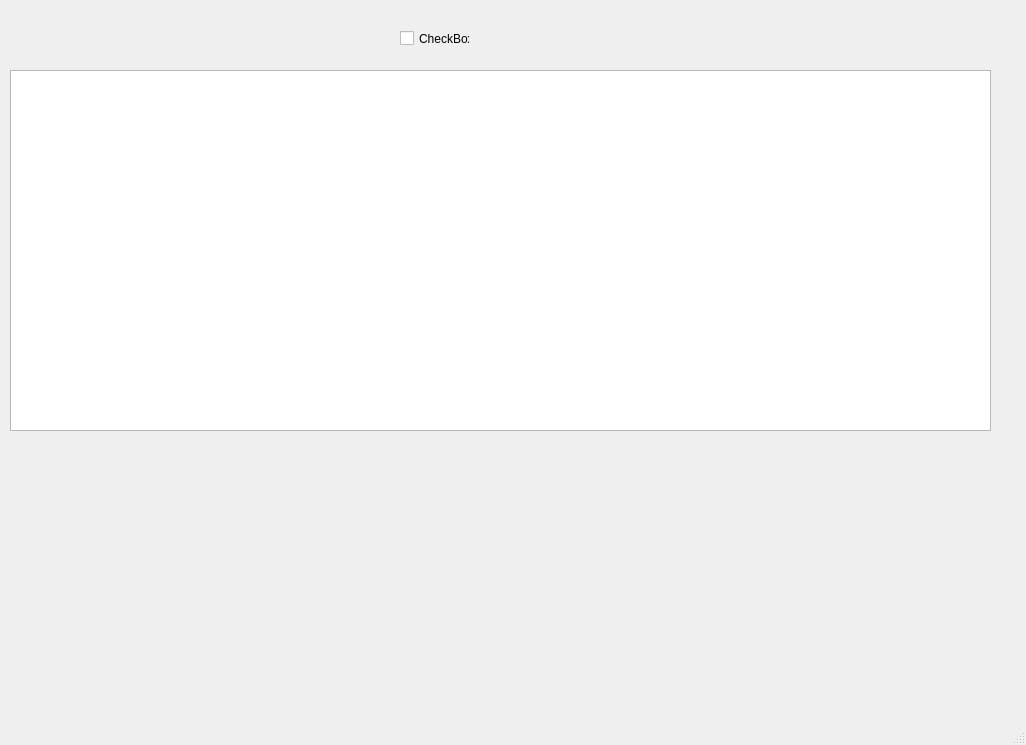
<?xml version="1.0" encoding="UTF-8"?>
<ui version="4.0">
 <class>MainWindow</class>
 <widget class="QMainWindow" name="MainWindow">
  <property name="geometry">
   <rect>
    <x>0</x>
    <y>0</y>
    <width>1026</width>
    <height>745</height>
   </rect>
  </property>
  <property name="windowTitle">
   <string>MainWindow</string>
  </property>
  <widget class="QWidget" name="centralwidget">
   <widget class="QTableWidget" name="tableWidget">
    <property name="geometry">
     <rect>
      <x>10</x>
      <y>70</y>
      <width>981</width>
      <height>361</height>
     </rect>
    </property>
   </widget>
   <widget class="QCheckBox" name="checkBox">
    <property name="geometry">
     <rect>
      <x>400</x>
      <y>30</y>
      <width>70</width>
      <height>17</height>
     </rect>
    </property>
    <property name="text">
     <string>CheckBox</string>
    </property>
   </widget>
  </widget>
  <widget class="QMenuBar" name="menubar">
   <property name="geometry">
    <rect>
     <x>0</x>
     <y>0</y>
     <width>1026</width>
     <height>21</height>
    </rect>
   </property>
  </widget>
  <widget class="QStatusBar" name="statusbar"/>
 </widget>
 <resources/>
 <connections/>
</ui>
